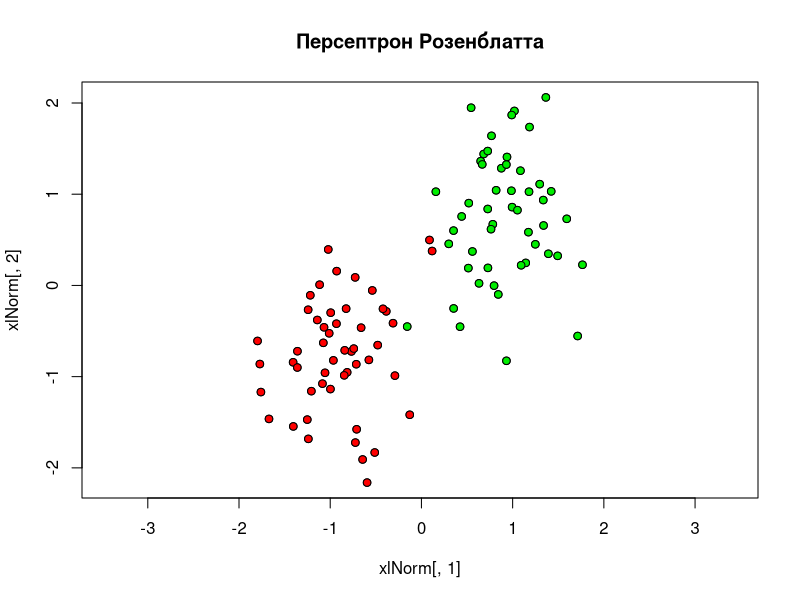

Source code (R): (Note: a time limit stopped this script after it produced the figure.)
lossPerceptron <- function(x)
{
  return (max(-x, 0))
}

trainingSampleNormalization <- function(xl) {
  n <- dim(xl)[2] - 1
  for (i in 1:n) {
    xl[, i] <- (xl[, i] - mean(xl[, i])) / sd(xl[, i])
  }
  return(xl)
}


trainingSamplePrepare <- function(xl) {
  l <- dim(xl)[1]
  n <- dim(xl)[2] - 1
  xl <- cbind(xl[, 1:n], seq(from = -1, to = -1, length.out = l), xl[, n + 1])
}


sg <- function(xl, eta = 0.2, lambda = 1/60) {
  l <- dim(xl)[1]
  n <- dim(xl)[2] - 1
  

  w <- c(1/2, 1/2, 1/2)
  
  iterCount <- 0

  Q <- 0
  for (i in 1:l) {
    wx <- sum(w * xl[i, 1:n])
    margin <- wx * xl[i, n + 1]
    Q <- Q + lossPerceptron(margin)
  }
  repeat {
    
    margins <- array(dim = l)
    for (i in 1:l)
    {
      xi <- xl[i, 1:n]
      yi <- xl[i, n + 1]
      margins[i] <- crossprod(w, xi) * yi 
    }
    
    errorIndexes <- which(margins <= 0) 
    
    if (length(errorIndexes) > 0)
    {
     
      i <- sample(1:l, 1)
      iterCount <- iterCount + 1
      xi <- xl[i, 1:n]
      yi <- xl[i, n + 1]
      
      wx <- crossprod(w, xi)
      margin <- wx * yi
      ex <- lossPerceptron(margin)
      w <- w + eta * yi * xi 
      
      Qprev <- Q
      Q <- (1 - lambda) * Q + lambda * ex 
      
    } else
    {
      break
    }
  }
  return(w) 
}

test <- function(ObjectsCountofEachClass) {
  library(MASS)
  sigma <- matrix(c(3,0,0,7),2,2)
  
  xy1 <- mvrnorm (ObjectsCountofEachClass,c(1,1),sigma)
  xy2 <- mvrnorm (ObjectsCountofEachClass,c(9,7),sigma)
  
  xl <- rbind(cbind(xy1, 1), cbind(xy2, -1))
  print(xl);
  
  xlNorm <- trainingSampleNormalization(xl)
  xlNorm <- trainingSamplePrepare(xlNorm)
  
  colors <- c("green2", "red")
  plot(xlNorm[, 1], xlNorm[, 2], pch = 21, asp = 1, main="Персептрон Розенблатта")
  
  for (i in 1:dim(xlNorm)[1]) {
    points(xlNorm[i, 1], xlNorm[i, 2], pch = 21, bg = colors[ifelse((xl[i, 3] < 0), 1, 2)], asp = 1)
  }
  w <- sg(xlNorm)
  print(w)
  
  abline(a = w[3] / w[2], b = -w[1] / w[2], lwd = 3, col = "orange")
  
  
}


test(50)
